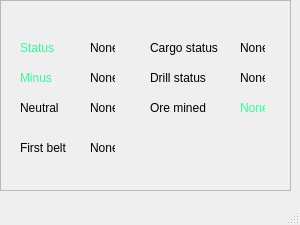
<?xml version="1.0" encoding="UTF-8"?>
<ui version="4.0">
 <class>MainWindow</class>
 <widget class="QMainWindow" name="MainWindow">
  <property name="geometry">
   <rect>
    <x>0</x>
    <y>0</y>
    <width>300</width>
    <height>225</height>
   </rect>
  </property>
  <property name="windowTitle">
   <string>MinerBot</string>
  </property>
  <widget class="QWidget" name="centralwidget">
   <widget class="QLabel" name="label_status">
    <property name="geometry">
     <rect>
      <x>20</x>
      <y>40</y>
      <width>41</width>
      <height>16</height>
     </rect>
    </property>
    <property name="styleSheet">
     <string notr="true">color: rgb(46, 255, 158);
font-family: arial;
font-size: 12px;
font-wegth: bold</string>
    </property>
    <property name="text">
     <string>Status</string>
    </property>
   </widget>
   <widget class="QLabel" name="status_info">
    <property name="geometry">
     <rect>
      <x>90</x>
      <y>40</y>
      <width>25</width>
      <height>16</height>
     </rect>
    </property>
    <property name="text">
     <string>None</string>
    </property>
   </widget>
   <widget class="QLabel" name="minus_info">
    <property name="geometry">
     <rect>
      <x>90</x>
      <y>70</y>
      <width>25</width>
      <height>16</height>
     </rect>
    </property>
    <property name="text">
     <string>None</string>
    </property>
   </widget>
   <widget class="QLabel" name="minus">
    <property name="geometry">
     <rect>
      <x>20</x>
      <y>70</y>
      <width>41</width>
      <height>16</height>
     </rect>
    </property>
    <property name="styleSheet">
     <string notr="true">color: rgb(46, 255, 158);
font-family: arial;
font-size: 12px;
font-wegth: bold</string>
    </property>
    <property name="text">
     <string>Minus</string>
    </property>
   </widget>
   <widget class="QLabel" name="neutral_info">
    <property name="geometry">
     <rect>
      <x>90</x>
      <y>100</y>
      <width>25</width>
      <height>16</height>
     </rect>
    </property>
    <property name="text">
     <string>None</string>
    </property>
   </widget>
   <widget class="QLabel" name="neutral">
    <property name="geometry">
     <rect>
      <x>20</x>
      <y>100</y>
      <width>41</width>
      <height>16</height>
     </rect>
    </property>
    <property name="text">
     <string>Neutral</string>
    </property>
   </widget>
   <widget class="QLabel" name="first_belt_info">
    <property name="geometry">
     <rect>
      <x>90</x>
      <y>140</y>
      <width>25</width>
      <height>16</height>
     </rect>
    </property>
    <property name="text">
     <string>None</string>
    </property>
   </widget>
   <widget class="QLabel" name="first_belt">
    <property name="geometry">
     <rect>
      <x>20</x>
      <y>140</y>
      <width>51</width>
      <height>16</height>
     </rect>
    </property>
    <property name="text">
     <string>First belt</string>
    </property>
   </widget>
   <widget class="QLabel" name="cargo_info">
    <property name="geometry">
     <rect>
      <x>240</x>
      <y>40</y>
      <width>25</width>
      <height>16</height>
     </rect>
    </property>
    <property name="text">
     <string>None</string>
    </property>
   </widget>
   <widget class="QLabel" name="cargo_status">
    <property name="geometry">
     <rect>
      <x>150</x>
      <y>40</y>
      <width>71</width>
      <height>16</height>
     </rect>
    </property>
    <property name="text">
     <string>Cargo status</string>
    </property>
   </widget>
   <widget class="QLabel" name="drill_info">
    <property name="geometry">
     <rect>
      <x>240</x>
      <y>70</y>
      <width>25</width>
      <height>16</height>
     </rect>
    </property>
    <property name="text">
     <string>None</string>
    </property>
   </widget>
   <widget class="QLabel" name="drill_status">
    <property name="geometry">
     <rect>
      <x>150</x>
      <y>70</y>
      <width>71</width>
      <height>16</height>
     </rect>
    </property>
    <property name="text">
     <string>Drill status</string>
    </property>
   </widget>
   <widget class="QLabel" name="ore_info">
    <property name="geometry">
     <rect>
      <x>240</x>
      <y>100</y>
      <width>25</width>
      <height>16</height>
     </rect>
    </property>
    <property name="styleSheet">
     <string notr="true">color: rgb(46, 255, 158);
font-family: arial;
font-size: 12px;
font-wegth: bold</string>
    </property>
    <property name="text">
     <string>None</string>
    </property>
   </widget>
   <widget class="QLabel" name="ore_mined">
    <property name="geometry">
     <rect>
      <x>150</x>
      <y>100</y>
      <width>71</width>
      <height>16</height>
     </rect>
    </property>
    <property name="text">
     <string>Ore mined</string>
    </property>
   </widget>
   <widget class="QFrame" name="frame">
    <property name="enabled">
     <bool>false</bool>
    </property>
    <property name="geometry">
     <rect>
      <x>0</x>
      <y>0</y>
      <width>291</width>
      <height>191</height>
     </rect>
    </property>
    <property name="toolTipDuration">
     <number>-1</number>
    </property>
    <property name="autoFillBackground">
     <bool>false</bool>
    </property>
    <property name="styleSheet">
     <string notr="true">background-image: url(&quot;E:/Python/Local_check/venv/img/background.png&quot;); 
background-repeat: no-repeat; 
background-position: center;</string>
    </property>
    <property name="frameShape">
     <enum>QFrame::StyledPanel</enum>
    </property>
    <property name="frameShadow">
     <enum>QFrame::Raised</enum>
    </property>
   </widget>
   <zorder>frame</zorder>
   <zorder>label_status</zorder>
   <zorder>status_info</zorder>
   <zorder>minus_info</zorder>
   <zorder>minus</zorder>
   <zorder>neutral_info</zorder>
   <zorder>neutral</zorder>
   <zorder>first_belt_info</zorder>
   <zorder>first_belt</zorder>
   <zorder>cargo_info</zorder>
   <zorder>cargo_status</zorder>
   <zorder>drill_info</zorder>
   <zorder>drill_status</zorder>
   <zorder>ore_info</zorder>
   <zorder>ore_mined</zorder>
  </widget>
  <widget class="QMenuBar" name="menubar">
   <property name="geometry">
    <rect>
     <x>0</x>
     <y>0</y>
     <width>300</width>
     <height>21</height>
    </rect>
   </property>
  </widget>
  <widget class="QStatusBar" name="statusbar"/>
 </widget>
 <resources/>
 <connections/>
</ui>
